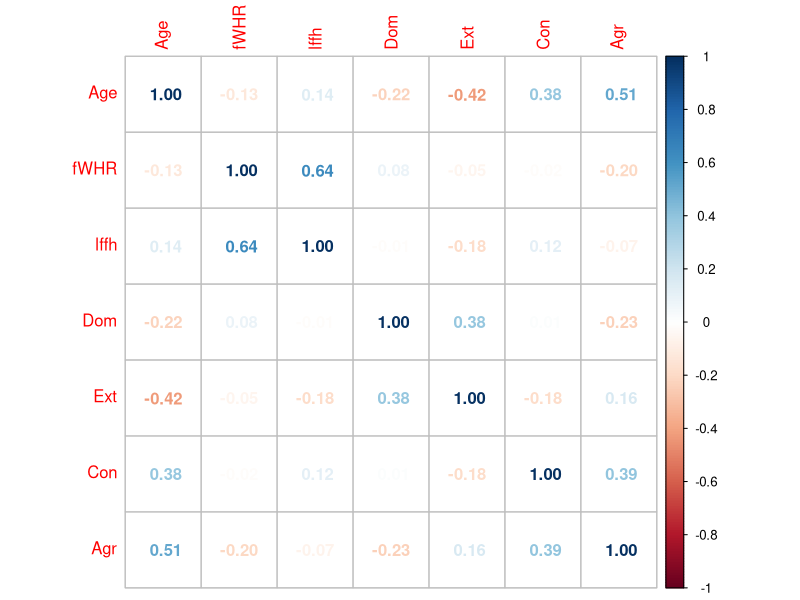
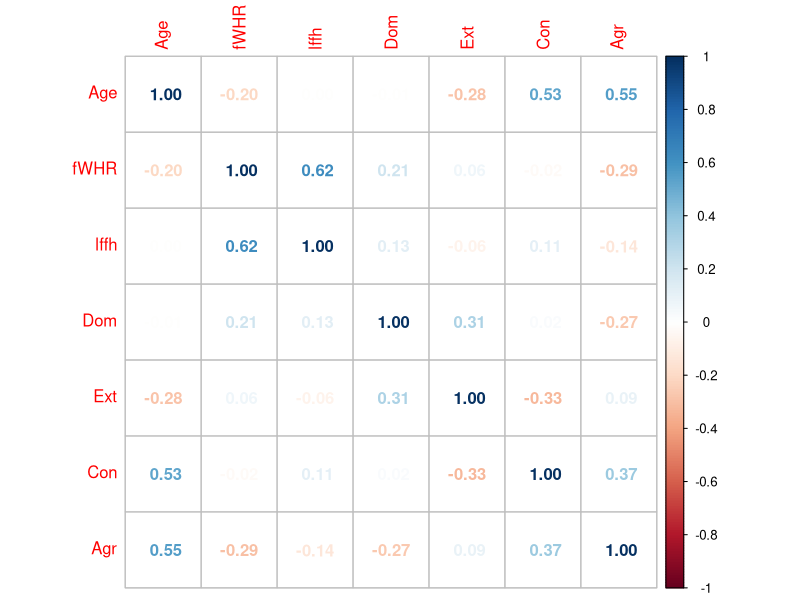
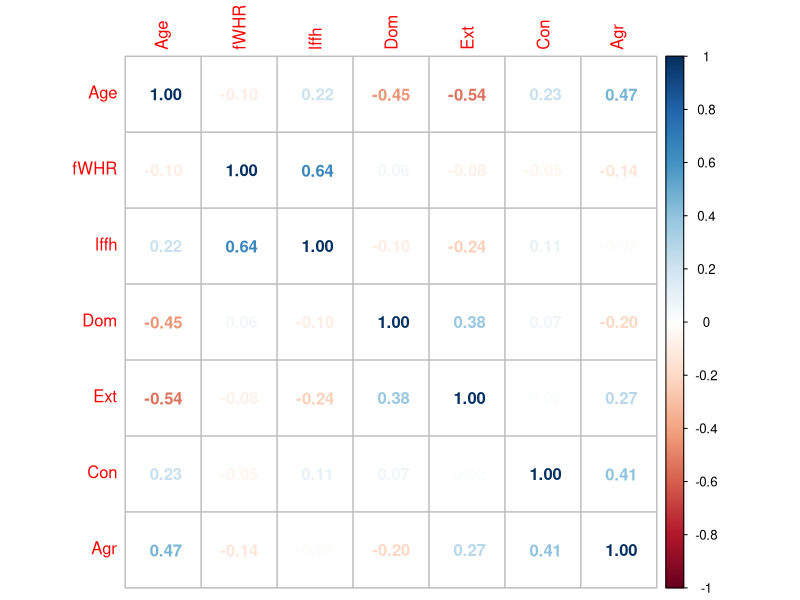

Here is the R script that generated these plots, in order:
### Models of Chimpanzee facial characteristics, age, sex, and personality

library(lme4)
library(car)
library(corrplot)
library(plyr)

s <- function(x) {scale(x)}



### loading in composite sheet

chFP = read.csv('chimpFacesPersDemos.csv')
chFP = chFP[,-1]


### zero-order correlation peek

colnames(chFP)
corrplot(cor(chFP[,c(8,12,13,14,15,16,17),],use="pairwise.complete.obs")
  ,  method = 'number')

corrplot(cor(chFP[chFP$Sex==0,c(8,12,13,14,15,16,17),],use="pairwise.complete.obs"),  method = 'number')
corrplot(cor(chFP[chFP$Sex==1,c(8,12,13,14,15,16,17),],use="pairwise.complete.obs"),  method = 'number')
# These are useful for interpretation later - note pattern of correlations among D, N, & C



### Mixed Effect Models

## Collapse subspecies random effects
levels(chFP$Subspecies)
chFP$Subspecies[chFP$Subspecies=='hybrid'] = 'unknown'

#chFP$Subspecies[chFP$Subspecies=='unknown'] = NA # DO NOT RUN



## Base: just subspecies random effects

m0 <- lmer(fWHR ~ 1 +
             (1 | location) + (1 | Subspecies) + (1 | ID:Subspecies)
           ,data=chFP
           #,data = chFP[chFP$Age>7,]
           )
summary(m0)
confint(m0,method='profile')

ranef(m0)



# basic age,sex index:
indx = (chFP$Sex==0 & chFP$Age>7) | (chFP$Sex==1 & chFP$Age>9) | (chFP$ID == 'Gage')
indx[is.na(indx)] = TRUE



## Age and Age squared, cubed

m1 <- lmer(fWHR ~ s(Age) + s(I(Age^2)) + s(I(Age^3)) +
             (1 | location) + (1 | Subspecies) + (1 | ID:Subspecies)
           #,data = chFP
           ,data = chFP[indx,]
           )
summary(m1)
confint(m1, method='profile')

# No age effects. Could it be due to oversampling of older individuals? Does it matter?

# Main question - to include any age variables in later models?
# Hard to justify including Age but not the others, if we include any at all.



m2 <- lmer(fWHR ~ Age*Sex +
             (1 | location) + (1 | Subspecies) + (1 | ID:Subspecies)
           #,data = chFP
           ,data = chFP[indx,]
           )
summary(m2)
confint(m2, method='profile')

# Again, nothing. Yet more difficult to keep including these.



### Personality

mp1 <- lmer(fWHR ~ Dom_CZ + Ext_CZ + Con_CZ + Agr_CZ + Neu_CZ + Opn_CZ +
              (1 | location) + (1 | Subspecies) + (1 | ID:Subspecies)
            #,data = chFP
            ,data = chFP[indx,]
            )
summary(mp1)
confint(mp1, method='profile')

# Nothing across the whole sample,
# but given what we know about T and sex diffs ala LeFevre et al. 2013, EaHB...



## Split by sex

mp2.f <- lmer(fWHR ~ Dom_CZ + Ext_CZ + Con_CZ + Agr_CZ + Neu_CZ + Opn_CZ +
                (1 | location) + (1 | Subspecies) + (1 | ID:Subspecies)
            #,data = chFP[chFP$Sex==0,]
            ,data = chFP[indx&chFP$Sex==0,]
            )

mp2.m <- lmer(fWHR ~ Dom_CZ + Ext_CZ + Con_CZ + Agr_CZ + Neu_CZ + Opn_CZ +
                (1 | location) + (1 | ID:Subspecies) + (1 | Subspecies)
              #,data = chFP[chFP$Sex==1,]
              ,data = chFP[indx&chFP$Sex==1,]
            )


summary(mp2.f)
summary(mp2.m)

confint(mp2.f, method='profile')
confint(mp2.m, method='profile')

# Dominance associates in females
# Neuroticism associates (negatively) in males



## Dividing by (major) subspecies

count(chFP$Subspecies)


mp3.t = lmer(fWHR ~ Dom_CZ + Ext_CZ + Con_CZ + Agr_CZ + Neu_CZ + Opn_CZ +
               (1 | location) + (1 | ID)
             #,data = chFP[chFP$Subspecies=='troglodytes',]
             ,data = chFP[indx&chFP$Subspecies=='troglodytes',]
             )
        

mp3.v = lmer(fWHR ~ Dom_CZ + Ext_CZ + Con_CZ + Agr_CZ + Neu_CZ + Opn_CZ +
               (1 | location) + (1 | ID)
             #,data = chFP[chFP$Subspecies=='verus',]
             ,data = chFP[indx&chFP$Subspecies=='verus',]
             )

# # Worth doing for unknowns?
# mp3.u = lmer(fWHR ~ Dom_CZ + Ext_CZ + Con_CZ + Agr_CZ + Neu_CZ + Opn_CZ +
#                (1 | location) + (1 | ID)
#              ,data = chFP[is.na(chFP$Subspecies),])
# summary(mp3.u) # Nothing.

summary(mp3.t) # Nothing for troglodytes.
summary(mp3.v)

confint(mp3.t, method='Wald')
confint(mp3.v, method='profile')

# In Verus, low C and low N (which are neg corr'd) are both neg associated with fWHR



## Verus is the only subspecies with reasonable sample size

mp4.f = lmer(fWHR ~ Dom_CZ + Ext_CZ + Con_CZ + Agr_CZ + Neu_CZ + Opn_CZ +
               (1 | location) + (1 | ID)
             ,data = chFP[indx&(chFP$Subspecies=='verus'&chFP$Sex==0),]
             )

mp4.m = lmer(fWHR ~ Dom_CZ + Ext_CZ + Con_CZ + Agr_CZ + Neu_CZ + Opn_CZ +
               (1 | location) + (1 | ID)
             ,data = chFP[indx&(chFP$Subspecies=='verus'&chFP$Sex==1),]
             )

summary(mp4.f)
summary(mp4.m)

confint(mp4.f, method='profile')
confint(mp4.f, method='boot')

confint(mp4.m, method='profile')
confint(mp4.m, method='boot')



# VERUS
# The + assoc /w D in females is not very strong, it actually appears to be greater and - in males;
# - assoc /w N being more driven by males
# - assoc /w C stronger in females, needs both to reach significance.



# TROGLODYTES
# Nothing there, sample is too small.

# mp5.f = lmer(fWHR ~ Dom_CZ + Ext_CZ + Con_CZ + Agr_CZ + Neu_CZ + Opn_CZ +
#                (1 | location) + (1 | ID)
#              ,data = chFP[indx&(chFP$Subspecies=='troglodytes'&chFP$Sex==0),]
# )
# 
# mp5.m = lmer(fWHR ~ Dom_CZ + Ext_CZ + Con_CZ + Agr_CZ + Neu_CZ + Opn_CZ +
#                (1 | ID)
#              ,data = chFP[indx&(chFP$Subspecies=='troglodytes'&chFP$Sex==1),]
# )
# 
# summary(mp5.f)
# summary(mp5.m)


